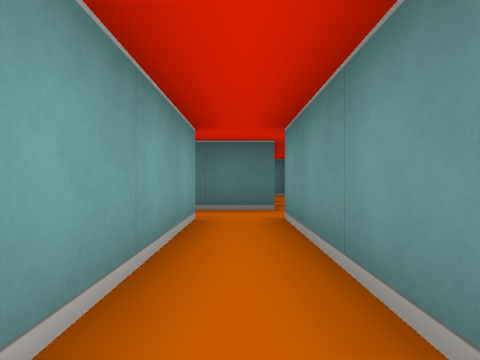
view 1 (above)

17 first-person views from a walk through a cub3D maze. The camera is about half as high as the walls, looks level and sees 75° across. The floor is counted in squares. Each view is taken from the middle of a square. On the plan, view 1 faces up. The plan holds only what a view shows up to about 9 squares ahead; the rest is blank.

view 2
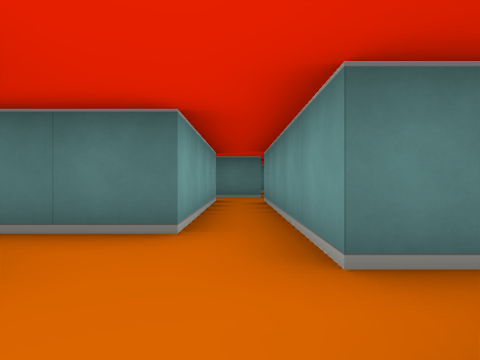

view 3
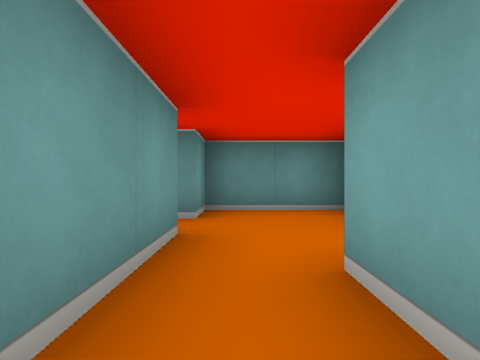

view 4
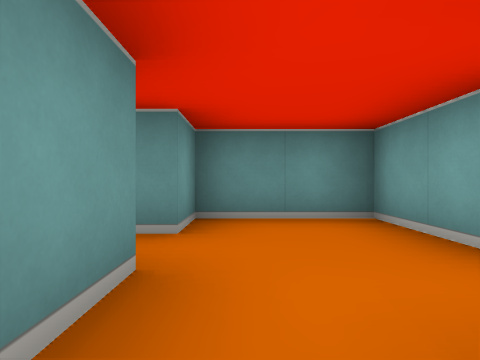

view 5
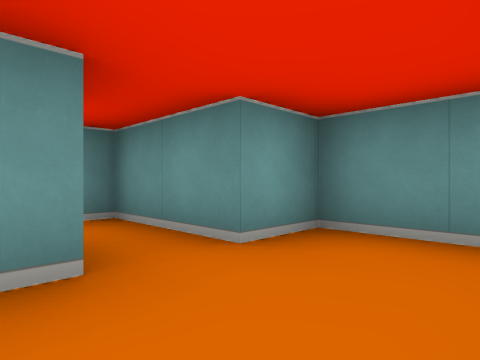

view 6
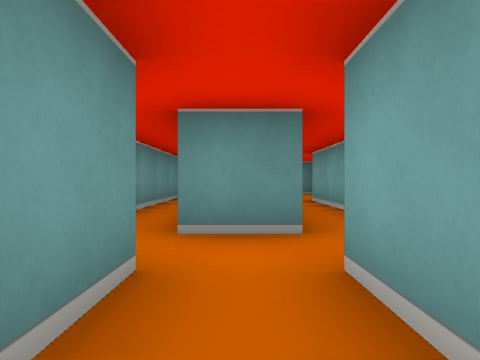

view 7
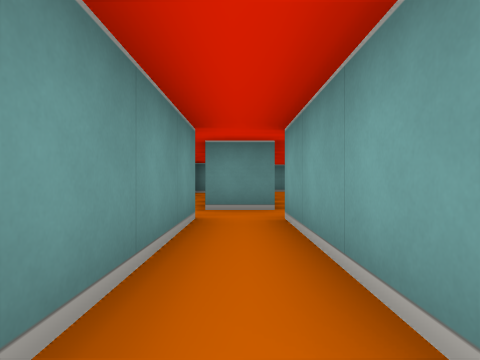

view 8
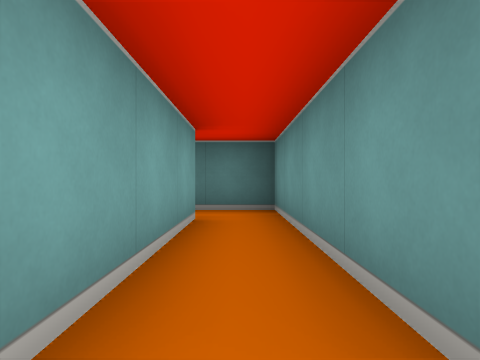

view 9
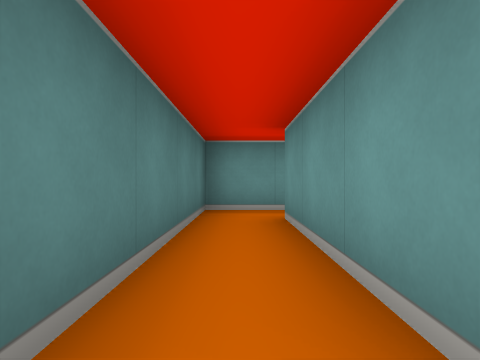

view 10
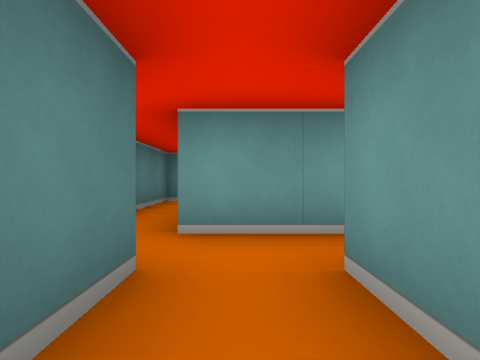

view 11
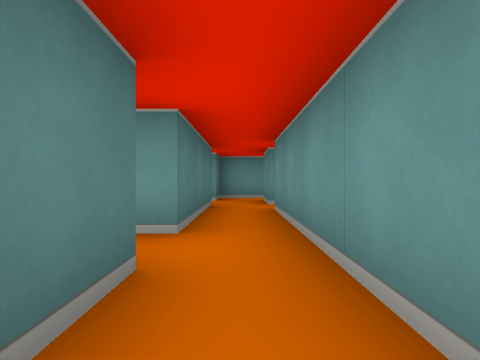

view 12
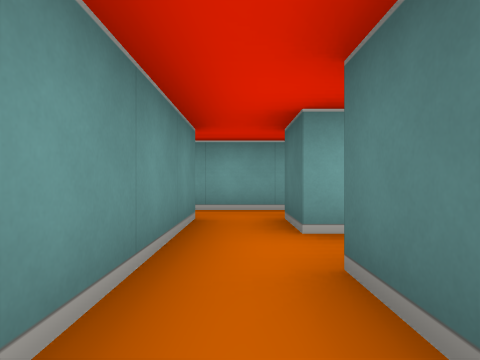

view 13
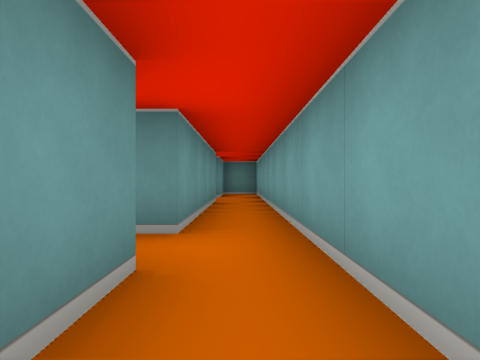

view 14
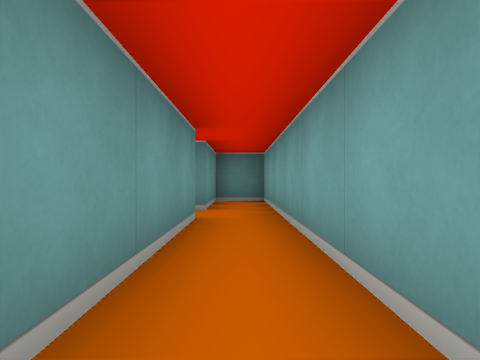

view 15
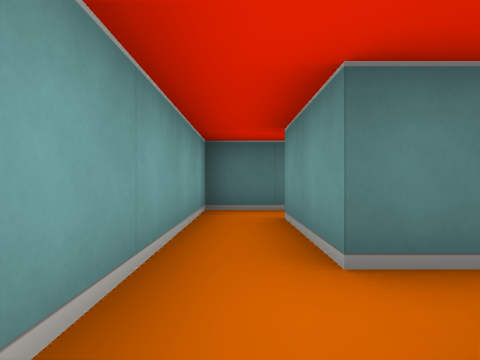

view 16
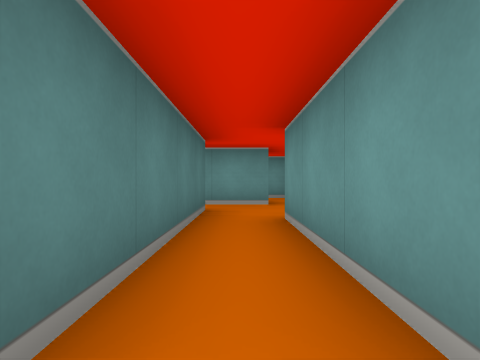

view 17
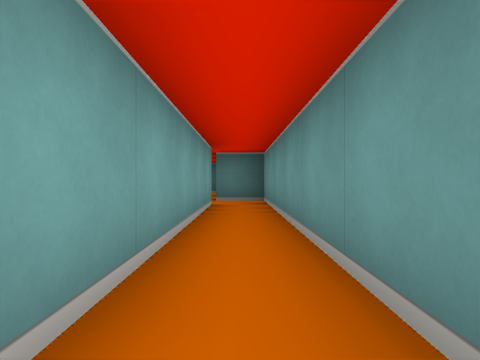

### Floor plan
Ten units are one square. View 1 is at (0, 0); x grows to the right and y downward. Boxes are objects, and circles mark ways between rooms. Rooms are numbered by the first view taken in them; rooms with no view inside come last. Other rooms are left out.
<svg viewBox="-60 -90 90 130">
<path fill="none" stroke="#000" d="M12 15 5 15 5 -35M-15 19 -15 35 5 35 5 25 15 25M-5 -35 -5 5 -15 5M15 -45 15 -75M5 -35 15 -35M5 -75 5 -45 -5 -45M-25 -65 -25 -75 5 -75M15 -75 15 -85 -24 -85M-45 -45 -45 -65 -35 -65M-35 -75 -55 -75 -55 -45M-15 5 -45 5 -45 -35 -35 -35M-55 -45 -55 35 -45 35 -45 15 -15 15M-35 -45 -45 -45M-35 -35 -5 -35M-5 -45 -25 -45 -25 -65M15 -35 15 14M15 25 25 25 25 -45 15 -45"/>
<circle cx="0" cy="-30" r="3" fill="#2a7"/>
<circle cx="-20" cy="10" r="3" fill="#2a7"/>
<circle cx="10" cy="20" r="3" fill="#2a7"/>
<circle cx="10" cy="-80" r="3" fill="#2a7"/>
<circle cx="-15" cy="-40" r="3" fill="#2a7"/>
<circle cx="10" cy="-40" r="3" fill="#2a7"/>
<circle cx="-40" cy="-70" r="3" fill="#2a7"/>
<circle cx="-30" cy="-55" r="3" fill="#2a7"/>
<circle cx="-50" cy="-55" r="3" fill="#2a7"/>
<circle cx="-40" cy="-40" r="3" fill="#2a7"/>
<text x="0" y="10">1</text>
<text x="10" y="-50">2</text>
<text x="-10" y="-80">3</text>
<text x="-50" y="-60">4</text>
<text x="-50" y="0">5</text>
<text x="-20" y="-40">6</text>
<text x="20" y="-10">7</text>
</svg>
Room 1 opens to room 2. Room 1 opens to room 5. Room 1 opens to room 7. Room 2 opens to room 3. Room 2 opens to room 6. Room 2 opens to room 7. Room 3 opens to room 4. Room 3 opens to room 6. Room 4 opens to room 5. Room 5 opens to room 6.

Where each view was taken, in squares from view 1:
view 1: 0 up, 0 right, facing up
view 2: 3 down, 0 right, facing up
view 3: 1 up, 0 right, facing down
view 4: 0 up, 0 right, facing down
view 5: 1 down, 1 left, facing down-right
view 6: 6 up, 1 right, facing down
view 7: 8 up, 1 right, facing down
view 8: 4 up, 1 right, facing up
view 9: 8 up, 3 left, facing right
view 10: 7 up, 5 left, facing right
view 11: 4 up, 5 left, facing right
view 12: 4 up, 1 left, facing left
view 13: 6 up, 5 left, facing down
view 14: 3 up, 5 left, facing down
view 15: 3 up, 5 left, facing up
view 16: 1 down, 5 left, facing right
view 17: 2 down, 2 right, facing up
